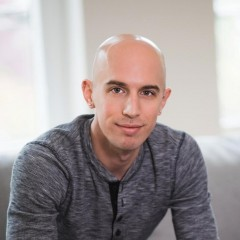
#> input picture test.jpeg, 240 x 240 px
$ python imgTranslation.py
#> lines starting #> are read from the running program, lines starting #| are printed output that depends on the picture
import cv2
import numpy as np

img = cv2.imread("test.jpeg")
#> img is the input picture: shape (240, 240, 3); mean B, G, R 153.7, 153.8, 162.6
imgGray = cv2.cvtColor(img, cv2.COLOR_BGR2GRAY)
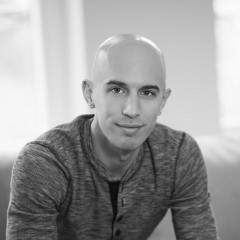
#> imgGray: shape (240, 240); min 9, max 255, mean 156.4

print(imgGray.shape)
#| (240, 240)
width, height = imgGray.shape
#> width = 240; height = 240

Tx = width/2
#> Tx = 120
Ty = height/2
#> Ty = 120

T = [[1,0, Tx],
     [0, 1, Ty]]
#> T = [[1, 0, 120], [0, 1, 120]]

T = np.float32(T)
imgTr = cv2.warpAffine(imgGray, T, (width, height))
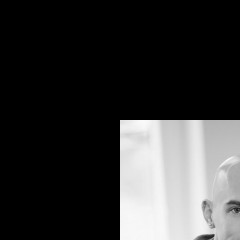
#> imgTr: shape (240, 240); min 0, max 250, mean 53.8


cv2.imshow("original", img)
cv2.imshow("Translated", imgTr)

cv2.waitKey()
cv2.destroyAllWindows()
